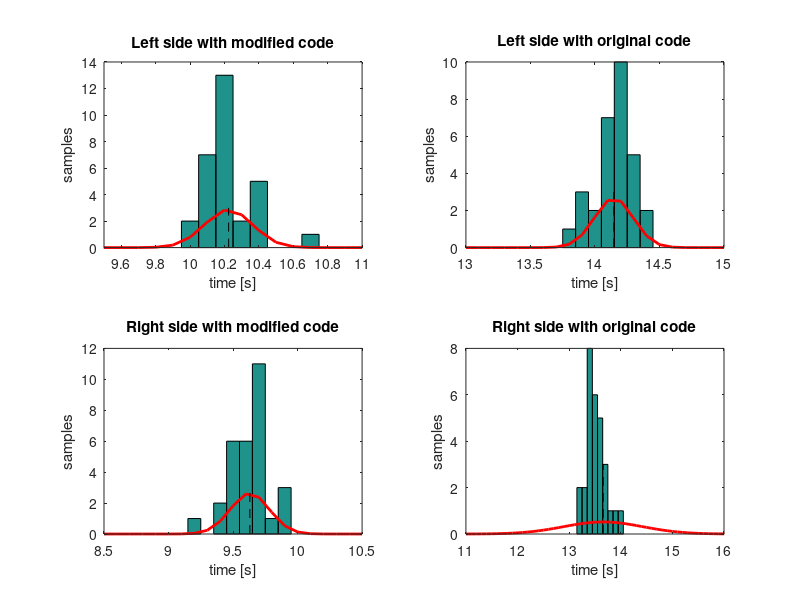

This figure's MATLAB source:
clear all
close all
clc


%% Left side run with modified code
clc
lm = csvread('left_mod.dat');

%normplot(lm)

pd = fitdist(lm,'Normal')

x = 9:0.1:11;
y = pdf(pd,x);


figure(1);
subplot(2,2,1)
hist(lm,x)
hold on
plot(x,y,'LineWidth',2,'Color','r')
title('Left side with modified code')
line([pd.mu pd.mu],[0 3],'LineStyle','--','Color','k');
xlim([9.5 11])
xlabel('time [s]')
ylabel('samples')
hold off

%% Left side run with original code
clc
lm = csvread('left.dat');

%normplot(lm)

pd = fitdist(lm,'Normal')

x = 13:0.1:15;
y = pdf(pd,x);

subplot(2,2,2)
hist(lm,x)
hold on
plot(x,y,'LineWidth',2,'Color','r')
line([pd.mu pd.mu],[0 3],'LineStyle','--','Color','k');
title('Left side with original code')
xlim([13 15])
xlabel('time [s]')
ylabel('samples')
hold off

%% Right side run with modified code
clc
lm = csvread('right_mod.dat');

%normplot(lm)

pd = fitdist(lm,'Normal')

x = 8.5:0.1:10.5;
y = pdf(pd,x);

subplot(2,2,3)
hist(lm,x)
hold on
plot(x,y,'LineWidth',2,'Color','r')
line([pd.mu pd.mu],[0 3],'LineStyle','--','Color','k');
title('Right side with modified code')
xlim([8.5 10.5])
xlabel('time [s]')
ylabel('samples')
hold off
%% Right side run with original code
clc
lm = csvread('right.dat');

%normplot(lm)

pd = fitdist(lm,'Normal')

x = 11:0.1:18;
y = pdf(pd,x);

subplot(2,2,4)
hist(lm,x)
hold on
plot(x,y,'LineWidth',2,'Color','r')
line([pd.mu pd.mu],[0 3],'LineStyle','--','Color','k');
title('Right side with original code')
xlim([11 16])
xlabel('time [s]')
ylabel('samples')
hold off
